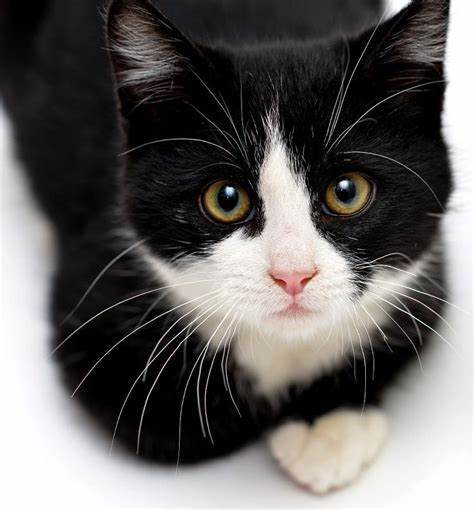
#> input picture ok.jpeg, 474 x 510 px
$ jupyter execute --allow-errors ALL_WEEKS.ipynb   (older library calls are emulated)
#> lines starting #> are read from the running program, lines starting #| are printed output that depends on the picture; after the words box and inside, x2 and y2 are one past the last pixel; in counts of white or black regions, pixels touching at a corner belong together; long printed decimals are rounded
[cell 1]
#week_1
import cv2
x = cv2.imread('ok.jpeg')
#> x is the input picture: shape (510, 474, 3); mean B, G, R 97, 98.6, 101.4
cv2.imshow('Img',x)
cv2.waitKey()
cv2.destroyAllWindows()

[cell 2]
#read and writing a video file
import cv2
cap = cv2.VideoCapture('in.mp4')
if(cap.isOpened() == False):
    print("error")
while(cap.isOpened()):
    ret, frame = cap.read()
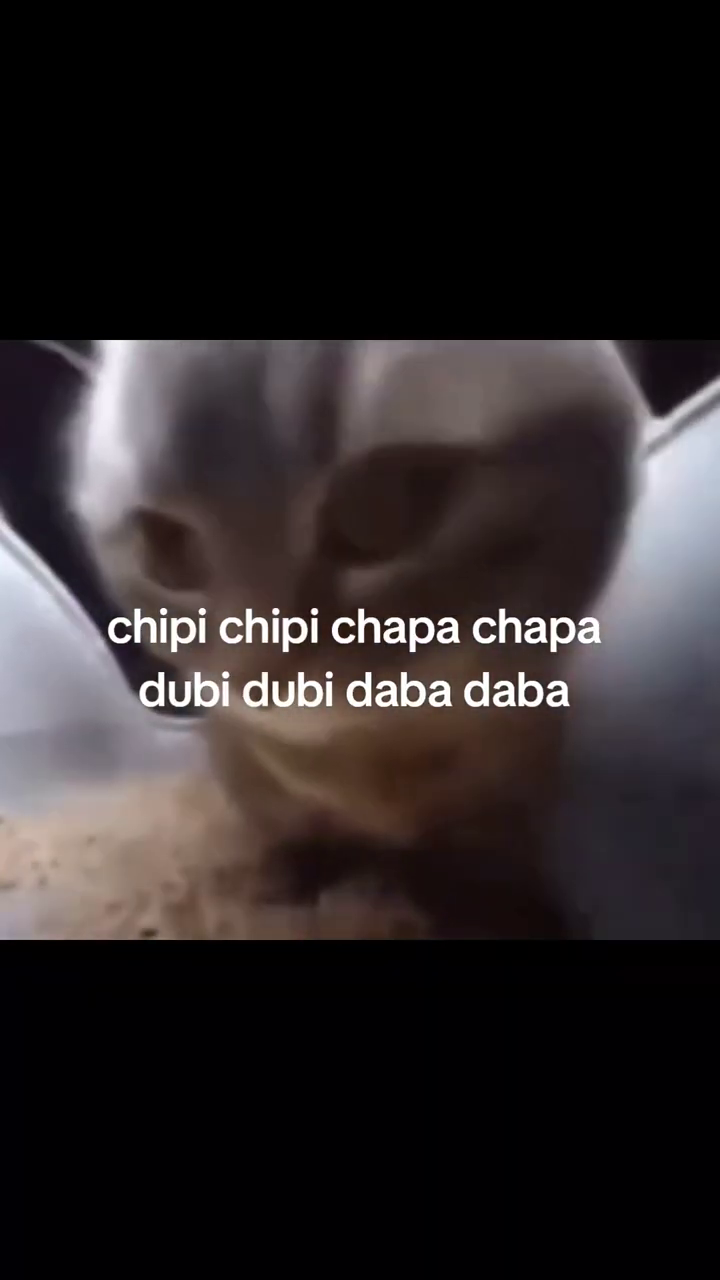
#> input picture frame 20 of in.mp4, 720 x 1280 px
#> frame is the input picture: shape (1280, 720, 3); mean B, G, R 38.8, 37.9, 43.4
    if(ret == True):
        cv2.imshow('Frame',frame)
        if(cv2.waitKey(25) & 0xFF == ord('q')):
#> (key q is pressed here)
            break
    else:
        break
cap.release()
cv2.destroyAllWindows()

[cell 3]
# Image enhancement.
import cv2

x = cv2.imread('ok.jpeg')

a = 1.5
b = 50
y = cv2.convertScaleAbs(x,alpha = a,beta = b)
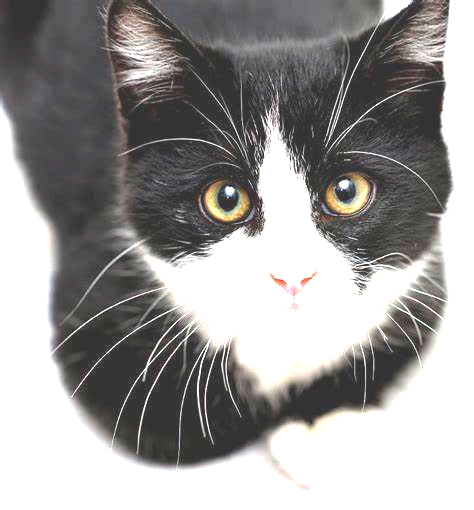
#> y: shape (510, 474, 3); mean B, G, R 152.5, 153.2, 155.1
cv2.imshow('org',x)
cv2.imshow('Img',y)
cv2.waitKey()
cv2.destroyAllWindows()

[cell 4]
#WEEK_2
import cv2
import numpy as np
x = cv2.imread('ok.jpeg')

x_sum = np.sum(x);
#> x_sum = 71808609
x_avg = np.mean(x);
#> x_avg = 99.02
x_std = np.std(x);
#> x_std = 96.53
x_min = np.min(x);
#> x_min = 0
x_max = np.max(x);
#> x_max = 255
print(x_sum)
#| 71808609
print(x_avg)
#| 99.016
print(x_std)
#| 96.531
print(x_min)
#| 0
print(x_max)
#| 255

[cell 5]
# Week_3 Contrast Adjustmet.
import cv2

x = cv2.imread('ok.jpeg')
a = 1.5
b = 50
y = cv2.convertScaleAbs(x,alpha = a,beta = b)
cv2.imshow('org',x)
cv2.imshow('Img',y)
cv2.waitKey()
cv2.destroyAllWindows()

[cell 6]
#Week_4 filtering operations
import cv2
import numpy as np
x = cv2.imread('ok.jpeg')
bl = cv2.bilateralFilter(x,7,75,75)
ker = np.ones((5,5),np.float32)/25
dst = cv2.filter2D(x,-7,ker)
gblur = cv2.GaussianBlur(x,(5,5),0)
blur = cv2.blur(x,(5,5))
med = cv2.medianBlur(x,7)
cv2.imshow('image',x)
cv2.imshow('2Dconv_image',dst)
cv2.imshow('bilateral_img',bl)
cv2.imshow('blurred',blur)
cv2.imshow('Gaussian Blurred',gblur)
cv2.waitKey(0)
cv2.destroyAllWindows()

[cell 7]
#Week_5 Morphological operations
import cv2
import numpy as np
x = cv2.imread('ok.png')
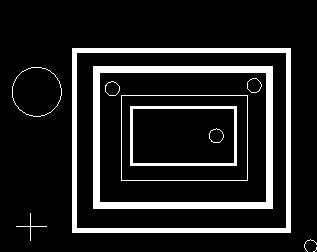
#> input picture ok.png, 317 x 252 px
#> x is the input picture: shape (252, 317, 3); 12.5% white; 11 white regions (1 under 20 px), largest, box (x1, y1, x2, y2) and area: (93, 66, 273, 209) 4326, (72, 48, 291, 233) 3940, (130, 106, 237, 166) 966
ker = np.ones((5,5),np.uint8)
erosion = cv2.erode(x,ker,iterations = 1)
#> erosion: shape (252, 317, 3); 3.3% white; 2 white regions, box (x1, y1, x2, y2) and area: (95, 68, 271, 207) 1854, (74, 50, 289, 231) 788
dilation = cv2.dilate(x,ker,iterations = 1)
#> dilation: shape (252, 317, 3); 25.6% white; 7 white regions, largest, box (x1, y1, x2, y2) and area: (91, 64, 275, 211) 9425, (70, 46, 293, 235) 7092, (128, 104, 239, 168) 2254
opening = cv2.morphologyEx(x,cv2.MORPH_OPEN,ker)
#> opening: shape (252, 317, 3); 10.3% white; 2 white regions, box (x1, y1, x2, y2) and area: (93, 66, 273, 209) 4326, (72, 48, 291, 233) 3940
closing = cv2.morphologyEx(x,cv2.MORPH_CLOSE,ker)
#> closing: shape (252, 317, 3); 12.6% white; 9 white regions, largest, box (x1, y1, x2, y2) and area: (93, 66, 273, 209) 4383, (72, 48, 291, 233) 3940, (130, 106, 237, 166) 966
cv2.imshow('Input Image', x)
cv2.imshow('Erosion', erosion)
cv2.imshow('Dilation', dilation)
cv2.imshow('Opening', opening)
cv2.imshow('Closing', closing)
cv2.waitKey(0)
cv2.destroyAllWindows()

[cell 8]
#week_6 Both combined
import cv2
import numpy as np
x = cv2.imread('ok.jpeg')

gray = cv2.cvtColor(x,cv2.COLOR_BGR2GRAY)
blur = cv2.GaussianBlur(gray,(3,3),0)

sobelx = cv2.Sobel(src = gray,ddepth = cv2.CV_64F,dx = 1, dy = 0,ksize = 5)
sobely = cv2.Sobel(src = gray,ddepth = cv2.CV_64F,dx = 0, dy = 1,ksize = 5)
sobelxy = cv2.Sobel(src = gray,ddepth = cv2.CV_64F,dx = 1, dy = 1,ksize = 5)
ed = cv2.Canny(x,100,200)
#> ed: shape (510, 474); 6.7% white in thin lines or dots, all inside (x1, y1, x2, y2) = (2, 0, 459, 474)
cv2.imshow('x', sobelx)
cv2.imshow('y', sobely)
cv2.imshow('xt', sobelxy)
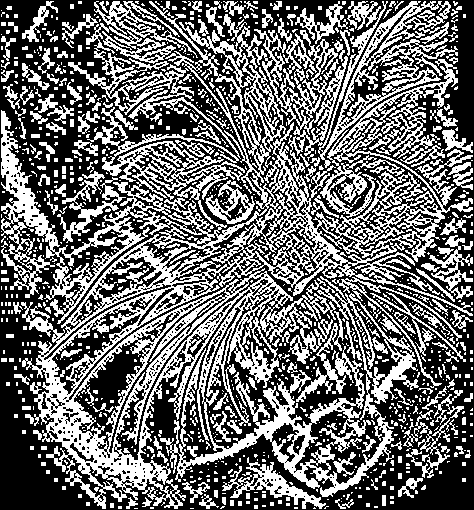
#> window 'xt': shape (510, 474); 42.4% white; 1094 white regions (878 under 20 px), largest, box (x1, y1, x2, y2) and area: (1, 1, 473, 509) 70897, (68, 1, 241, 159) 4629, (222, 457, 326, 509) 1355
cv2.imshow('edge', ed)
cv2.waitKey(0)
cv2.destroyAllWindows()

[cell 9]
#week 7 SIFT
import cv2
import numpy as np
x = cv2.imread('ok.jpeg')
gray = cv2.cvtColor(x,cv2.COLOR_BGR2GRAY)
sift = cv2.SIFT_create()
kp = sift.detect(gray,None)
#> kp = 504 keypoints; strongest (x, y, size): (344, 184, 5.4), (229, 190, 5.4), (268, 282, 103.7), (280, 178, 31.8)

x = cv2.drawKeypoints(gray,kp,x,flags = cv2.DRAW_MATCHES_FLAGS_DRAW_RICH_KEYPOINTS)
#> x: shape (510, 474, 3)

cv2.imshow('SIFT Keypoints', x)
cv2.waitKey(0)
cv2.destroyAllWindows()

[cell 10]
#week_8 Histogram Equalization
import cv2
import numpy as np
x = cv2.imread('ok.jpeg',cv2.IMREAD_GRAYSCALE)
#> x: shape (510, 474); min 0, max 255, mean 99.3
hist = cv2.calcHist([x],[0],None,[256],[0,256])
#> hist = 256 values, max 12812 at index 1, min 239 at index 149, mean 944.3
eq = cv2.equalizeHist(x)
cv2.imshow('org', x)
cv2.imshow('equal', eq)
cv2.waitKey(0)
cv2.destroyAllWindows()

[cell 11]
#week_9 2D spatial
import cv2
import numpy as np
x = cv2.imread('ok.jpeg')
sca = cv2.resize(x,None,fx = 2,fy = 2,interpolation = cv2.INTER_AREA)
rows,cols,h = x.shape
#> rows = 510; cols = 474; h = 3
m = np.float32([[1,0,100],[0,1,50]])
trans = cv2.warpAffine(x,m,(cols,rows))

m = cv2.getRotationMatrix2D(((cols-1)/2.0,(rows-1)/2.0),90,1)
rot = cv2.warpAffine(x,m,(cols,rows))
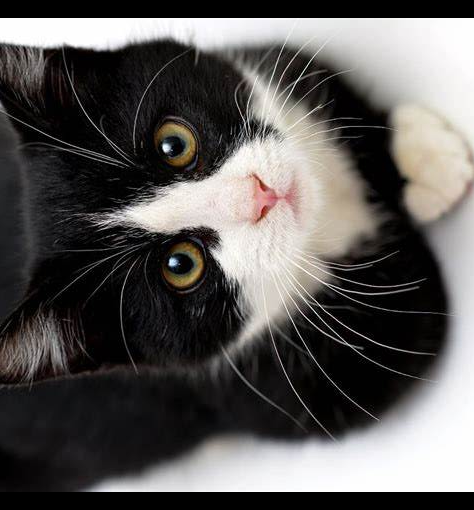
#> rot: shape (510, 474, 3); mean B, G, R 86.8, 88.4, 91.1

cv2.imshow('Original Image', x)
cv2.imshow('Scaled Image', sca)
cv2.imshow('Translation',trans)
cv2.imshow('Rotation', rot)
cv2.waitKey(0)
cv2.destroyAllWindows()

[cell 12]
#week_10 cmy and hsv
import cv2
x = cv2.imread('ok.jpeg')
cmy = 255 - x
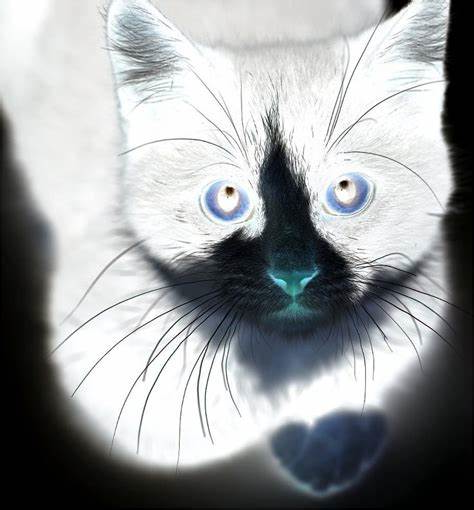
#> cmy: shape (510, 474, 3); mean B, G, R 158, 156.4, 153.6
hsv = cv2.cvtColor(x,cv2.COLOR_BGR2HSV)
#> hsv: shape (510, 474, 3); mean H, S, V 61.6, 38, 102.2
cv2.imshow('org',x)
cv2.imshow('cmy',cmy)
cv2.imshow('hsv', hsv)
cv2.waitKey(0)
cv2.destroyAllWindows()

[cell 13]
#week_11 Feature Extraction
import cv2
import numpy as np
x = cv2.imread('ok.jpeg')

y = cv2.cvtColor(x,cv2.COLOR_BGR2GRAY)
y = np.float32(y);
#> y: shape (510, 474) float32

z = cv2.cornerHarris(y,2,5,0.07)
z = cv2.dilate(z,None)
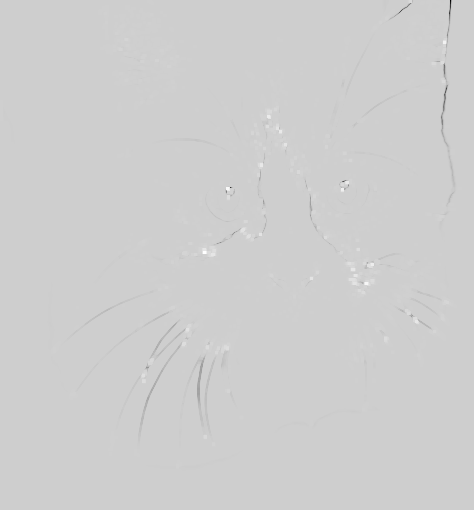
#> z: shape (510, 474) float32; min -1.81e+09, max 419978240, mean -1448316; drawn with min black and max white
x[z > 0.01 * z.max()] = [0,0,255]
#> x: shape (510, 474, 3)
cv2.imshow('feature',x)
cv2.waitKey(0)
cv2.destroyAllWindows()

[cell 14]
#week_14 Hough Line detection
import cv2
import numpy as np
x = cv2.imread('chipi.jpeg')
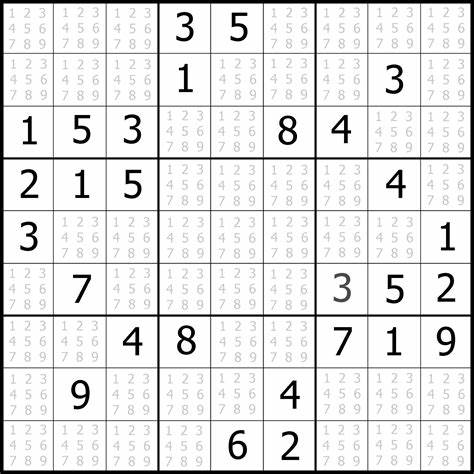
#> input picture chipi.jpeg, 474 x 474 px
#> x is the input picture: shape (474, 474, 3); min 0, max 255, mean 228
gray = cv2.cvtColor(x,cv2.COLOR_BGR2GRAY)
#> gray: shape (474, 474)
edges = cv2.Canny(gray,50,150,apertureSize = 3)
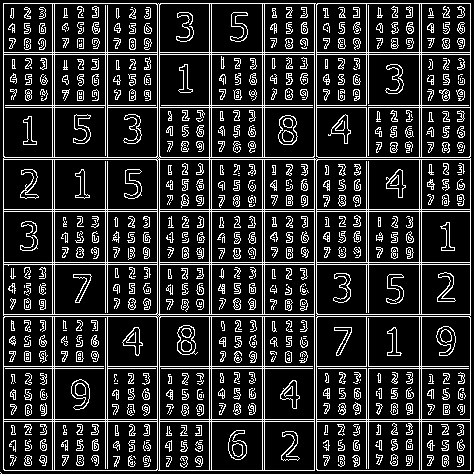
#> edges: shape (474, 474); 16.7% white in thin lines or dots
lines = cv2.HoughLines(edges,1,np.pi/180,250)
#> lines = 36 rows, first 8: [209, 0], [314, 0], [52, 0], [54, 0], [211, 0], [262, 0], [264, 0], [419, 0]

if lines is not None:
    for rho,theta in lines[:,0]:
        a = np.cos(theta)
        b = np.sin(theta)
        x0 = a * rho
        y0 = b * rho
        x1 = int(x0 + 1000 * (-b))
        y1 = int(y0 + 1000 * (a))
        x2 = int(x0 - 1000 * (-b))
        y2 = int(y0 - 1000 * (a))
        cv2.line(x,(x1,y1),(x2,y2),(0,0,255),2)
#> this loop made 36 passes
#> (rho, theta, a, b, x0, y0, x1, y1) on passes 1 to 12: (209, 0, 1, 0, 209, 0, 209, 1000), (314, 0, 1, 0, 314, 0, 314, 1000), (52, 0, 1, 0, 52, 0, 52, 1000), (54, 0, 1, 0, 54, 0, 54, 1000), (211, 0, 1, 0, 211, 0, 211, 1000), (262, 0, 1, 0, 262, 0, 262, 1000), (264, 0, 1, 0, 264, 0, 264, 1000), (419, 0, 1, 0, 419, 0, 419, 1000), (421, 0, 1, 0, 421, 0, 421, 1000), (470, 0, 1, 0, 470, 0, 470, 1000), (52, 1.57, -4.37e-08, 1, -2.27e-06, 52, -1000, 51), (54, 1.57, -4.37e-08, 1, -2.36e-06, 54, -1000, 53)
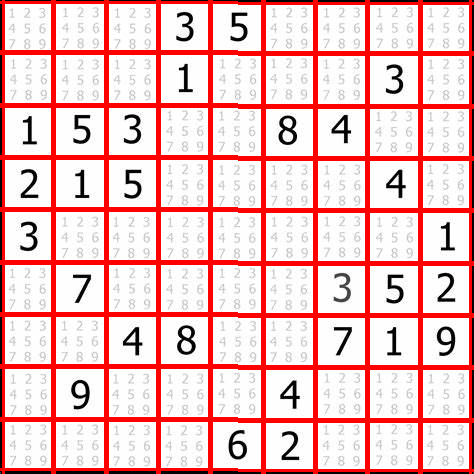
#> x: shape (474, 474, 3); 18.47% of pixels changed, all inside (x1, y1, x2, y2) = (0, 0, 474, 474)
cv2.imshow('Detected',x)
cv2.waitKey(0)
cv2.destroyAllWindows()
